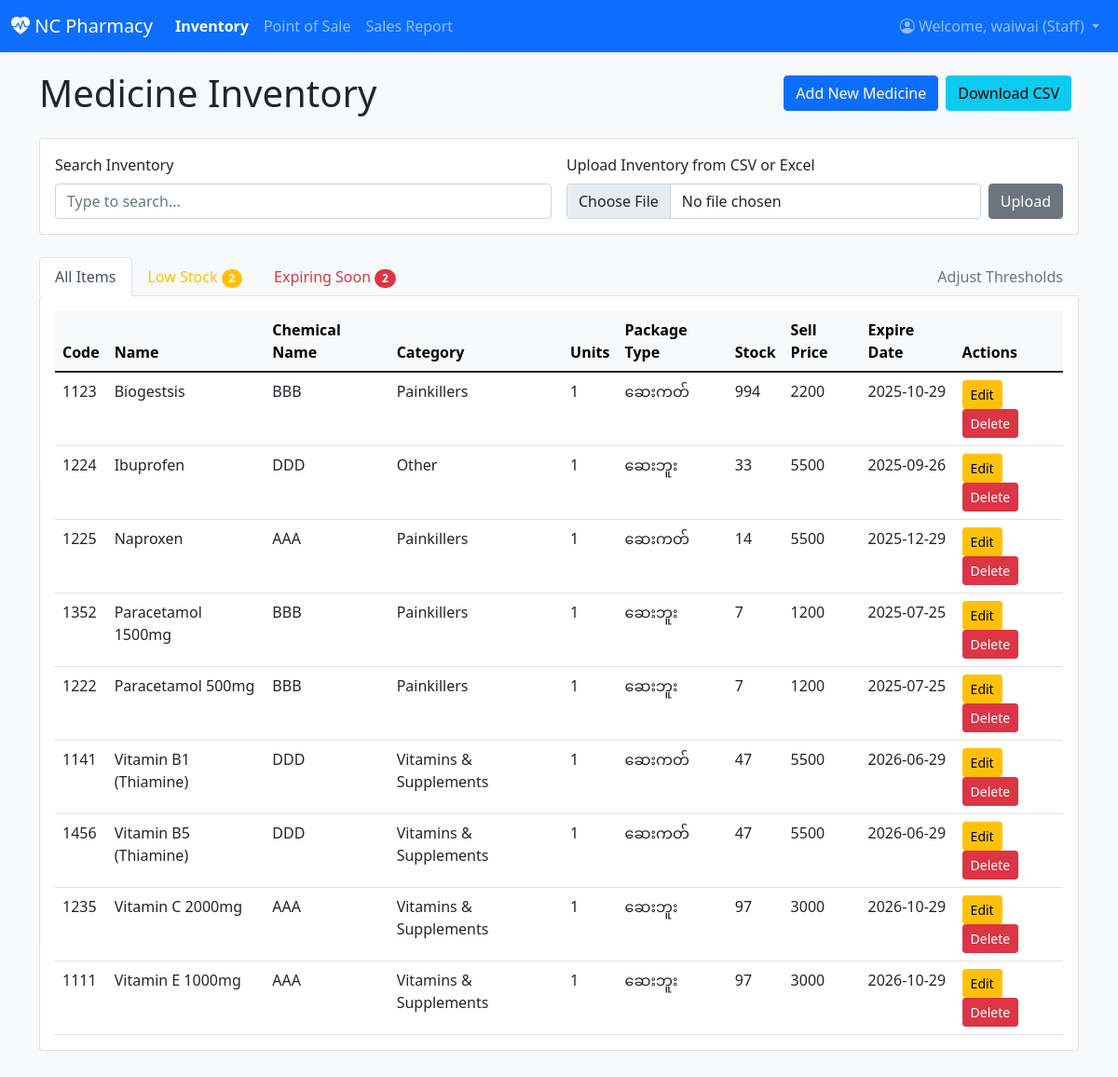
The app's page /inventory/ (signed in) with its own data.
### inventory/models.py (models this page shows, shortened)
class Profile(models.Model):
    user = models.OneToOneField(User, on_delete=models.CASCADE)
    ROLE_CHOICES = (
        ('admin', 'Admin'),
        ('staff', 'Staff'),
    )
    role = models.CharField(max_length=10, choices=ROLE_CHOICES, blank=True)
    permissions = models.ManyToManyField(Permission, blank=True)

class Medicine(models.Model):
    CATEGORY_CHOICES = [
        ('Tablet', 'Tablet'),
        ('Syrup', 'Syrup'),
        ('Injection', 'Injection'),
        ('Cream', 'Cream'),
        ('Instrument', 'Instrument'),
        ('Other', 'Other'),
    ]
    code = models.CharField(max_length=50, blank=True, verbose_name="Code")
    name = models.CharField(max_length=100, verbose_name="Name")
    brand_name = models.CharField(max_length=100, blank=True, verbose_name="Chemical Name")
    category = models.CharField(max_length=50, choices=CATEGORY_CHOICES, default='Other', verbose_name="Category")
    unit_per_package = models.PositiveIntegerField(default=1, verbose_name="Units/Pkg")
    package_type = models.CharField(max_length=50, blank=True, verbose_name="Package Type")
    quantity = models.PositiveIntegerField(default=0, verbose_name="Stock Quantity")
    purchase_price = models.IntegerField(default=0, verbose_name="Buy Price")
    selling_price = models.IntegerField(default=0, verbose_name="Sell Price")
    purchase_date = models.DateField(null=True, blank=True, verbose_name="Buy Date")
    expiry_date = models.DateField(verbose_name="Expire Date")
    added_date = models.DateTimeField(auto_now_add=True)
    description = models.TextField(blank=True)
    dosage_form = models.CharField(max_length=100, blank=True)
    supplier_name = models.CharField(max_length=100, blank=True)
    storage_info = models.TextField(blank=True)
    location = models.CharField(max_length=100, blank=True)
    is_active = models.BooleanField(default=True, verbose_name="Is Active")
    class Meta:
        ordering = ['name']

### inventory/views.py (the view)
# urls.py: path('inventory/', MedicineListView.as_view(), name='medicine_list'),
class MedicineListView(LoginRequiredMixin, ListView):
    model = Medicine
    template_name = 'inventory/medicine_list.html'
    context_object_name = 'medicines'
    login_url = '/login/'
    def get_queryset(self):
        return Medicine.objects.filter(is_active=True)
    def get_context_data(self, **kwargs):
        context = super().get_context_data(**kwargs)
        thresholds, _ = Threshold.objects.get_or_create(pk=1)
        medicines = self.get_queryset()
        expiry_alert_date = date.today() + timedelta(days=thresholds.expiry_threshold_days)
        for med in medicines:
            med.is_low_stock = med.quantity <= thresholds.low_stock_threshold
            med.is_expiring_soon = med.expiry_date <= expiry_alert_date
        context.update({
            'low_stock_medicines': [m for m in medicines if m.is_low_stock],
            'expiring_soon_medicines': [m for m in medicines if m.is_expiring_soon],
            'thresholds': thresholds,
            'upload_form': FileUploadForm(),
            'user_can_add': user_has_permission(self.request.user, 'add_medicine'),
            'user_can_edit': user_has_permission(self.request.user, 'change_medicine'),
            'user_can_delete': user_has_permission(self.request.user, 'delete_medicine'),
            'user_can_adjust_thresholds': user_has_permission(self.request.user, 'change_threshold'),
            'is_admin': is_admin(self.request.user)
        })
        return context

### inventory/forms.py
class FileUploadForm(forms.Form):
    file = forms.FileField(label="Select a CSV or Excel file", widget=forms.FileInput(attrs={'class': 'form-control'}))

### inventory/views.py (called while the page is built)
def is_admin(user):
    return user.is_authenticated and hasattr(user, 'profile') and user.profile.role == 'admin'

def user_has_permission(user, perm_codename):
    if not user.is_authenticated or not hasattr(user, 'profile'):
        return False
    if is_admin(user):
        return True
    return user.profile.permissions.filter(codename=perm_codename).exists()

### inventory/templates/inventory/medicine_list.html (shortened to what this page needs)
{% extends 'inventory/base.html' %}
{% block content %}
    <div class="d-flex justify-content-between align-items-center mb-3 flex-wrap">
        <h1 class="mb-2 me-3">Medicine Inventory</h1>
        <div class="d-flex align-items-center flex-wrap">
            <a href="{% url 'medicine_new' %}" class="btn btn-primary me-2 mb-2">Add New Medicine</a>
            <a href="{% url 'export_inventory_csv' %}" class="btn btn-info me-2 mb-2">Download CSV</a>
        </div>
    </div>
    <div class="card mb-4">
        <div class="card-body">
            <div class="row g-3">
                <div class="col-md-6">
                    <label for="inventorySearchInput" class="form-label">Search Inventory</label>
                    <div class="input-group">
                        <input type="text" class="form-control" id="inventorySearchInput" placeholder="Type to search...">
                    </div>
                </div>
                <div class="col-md-6">
                    <label class="form-label">Upload Inventory from CSV or Excel</label>
                    <form action="{% url 'upload_inventory_file' %}" method="post" enctype="multipart/form-data" class="d-flex">
                        {{ upload_form.file }}
                        <button type="submit" class="btn btn-secondary ms-2">Upload</button>
                    </form>
                </div>
            </div>
        </div>
    </div>
    <ul class="nav nav-tabs" id="inventoryTabs" role="tablist">
        <li class="nav-item" role="presentation">
            <button class="nav-link active" id="all-items-tab" data-bs-toggle="tab" data-bs-target="#all-items" type="button" role="tab" aria-controls="all-items" aria-selected="true">All Items</button>
        </li>
        <li class="nav-item" role="presentation">
            <button class="nav-link text-warning" id="low-stock-tab" data-bs-toggle="tab" data-bs-target="#low-stock" type="button" role="tab" aria-controls="low-stock" aria-selected="false">
                Low Stock
                {% if low_stock_medicines %}
                    <span class="badge bg-warning rounded-pill">{{ low_stock_medicines|length }}</span>
                {% endif %}
            </button>
        </li>
        <li class="nav-item" role="presentation">
            <button class="nav-link text-danger" id="expiring-soon-tab" data-bs-toggle="tab" data-bs-target="#expiring-soon" type="button" role="tab" aria-controls="expiring-soon" aria-selected="false">
                Expiring Soon
                {% if expiring_soon_medicines %}
                    <span class="badge bg-danger rounded-pill">{{ expiring_soon_medicines|length }}</span>
                {% endif %}
            </button>
        </li>
        <li class="nav-item ms-auto">
             <a href="{% url 'threshold_edit' thresholds.pk %}" class="nav-link text-secondary">Adjust Thresholds</a>
        </li>
    </ul>
    <div class="tab-content" id="inventoryTabsContent">
        <div class="tab-pane fade show active" id="all-items" role="tabpanel" aria-labelledby="all-items-tab">
            <div class="card card-body border-top-0">
                <div class="table-responsive d-none d-lg-block">
                    <table class="table table-hover mb-0">
                        <thead class="table-light">
                            <tr>
                                <th>Code</th>
                                <th>Name</th>
                                <th>Chemical Name</th>
                                <th>Category</th>
                                <th>Units</th>
                                <th>Package Type</th>
                                <th>Stock</th>
                                <th>Sell Price</th>
                                <th>Expire Date</th>
                                <th>Actions</th>
                            </tr>
                        </thead>
                        <tbody class="searchable-container">
                            {% for medicine in medicines %}
                            <tr class="searchable-row {% if medicine.is_low_stock %}table-warning{% endif %}{% if medicine.is_expiring_soon %} table-danger{% endif %}">
                                <td class="search-code">{{ medicine.code }}</td>
                                <td class="search-name">{{ medicine.name }}</td>
                                <td class="search-brand">{{ medicine.brand_name }}</td>
                                <td class="search-category">{{ medicine.get_category_display }}</td>
                                <td>{{ medicine.unit_per_package }}</td>
                                <td class="search-package">{{ medicine.package_type }}</td>
                                <td>{{ medicine.quantity }}</td>
                                <td>{{ medicine.selling_price|floatformat:0 }}</td>
                                <td>{{ medicine.expiry_date|date:"Y-m-d" }}</td>
                                <td>
                                    <a href="{% url 'medicine_edit' medicine.pk %}" class="btn btn-sm btn-warning">Edit</a>
                                    <a href="{% url 'medicine_delete' medicine.pk %}" class="btn btn-sm btn-danger">Delete</a>
                                </td>
                            </tr>
                            {% empty %}
                            <tr><td colspan="10" class="text-center">No medicines found.</td></tr>
                            {% endfor %}
                        </tbody>
                    </table>
                </div>
            </div>
        </div>
    </div>
{% endblock %}

### inventory/templates/inventory/base.html (shortened to what this page needs)
{% load static %}
<!DOCTYPE html>
<html lang="en">
<head>
    <link href="https://cdn.jsdelivr.net/npm/bootstrap@5.1.3/dist/css/bootstrap.min.css" rel="stylesheet">
    <link rel="stylesheet" href="https://cdn.jsdelivr.net/npm/bootstrap-icons@1.8.1/font/bootstrap-icons.css">
</head>
<body>
    <nav class="navbar navbar-expand-lg navbar-dark bg-primary shadow-sm">
        <div class="container-fluid">
            <a class="navbar-brand" href="{% if user.is_authenticated %}{% url 'dashboard' %}{% else %}{% url 'login' %}{% endif %}">
                <i class="bi bi-heart-pulse-fill"></i> NC Pharmacy
            </a>
            {% if user.is_authenticated %}
            <div class="collapse navbar-collapse" id="navbarNav">
                <ul class="navbar-nav me-auto mb-2 mb-lg-0">
                    <li class="nav-item"><a class="nav-link {% if request.resolver_match.url_name == 'medicine_list' %}active{% endif %}" href="{% url 'medicine_list' %}">Inventory</a></li>
                    <li class="nav-item"><a class="nav-link {% if request.resolver_match.url_name == 'pos' %}active{% endif %}" href="{% url 'pos' %}">Point of Sale</a></li>
                    <li class="nav-item"><a class="nav-link {% if request.resolver_match.url_name == 'sales_report' %}active{% endif %}" href="{% url 'sales_report' %}">Sales Report</a></li>
                </ul>
                <ul class="navbar-nav ms-auto">
                    <li class="nav-item dropdown">
                        <a class="nav-link dropdown-toggle" href="#" id="navbarDropdown" role="button" data-bs-toggle="dropdown" aria-expanded="false">
                           <i class="bi bi-person-circle"></i> Welcome, {{ user.username }} ({{ user.profile.get_role_display }})
                        </a>
                    </li>
                </ul>
            </div>
            {% endif %}
        </div>
    </nav>
    <div class="container content-wrapper">
        {% block content %}{% endblock %}
    </div>
</body>
</html>

### inventory/templates/inventory/base.html (style rules this page uses)
body { background-color: #f8f9fa; }
.content-wrapper { padding-top: 20px; padding-bottom: 40px; }
.navbar .nav-link.active { font-weight: bold; color: #fff; }

### records on screen
Medicine: code "1123", name "Biogestsis", brand_name "BBB", category "Painkillers", unit_per_package "1", package_type "ဆေးကတ်", quantity "994", selling_price "2200", expiry_date "2025-10-29"
Medicine: code "1224", name "Ibuprofen", brand_name "DDD", category "Other", unit_per_package "1", package_type "ဆေးဘူး", quantity "33", selling_price "5500", expiry_date "2025-09-26"
Medicine: code "1225", name "Naproxen", brand_name "AAA", category "Painkillers", unit_per_package "1", package_type "ဆေးကတ်", quantity "14", selling_price "5500", expiry_date "2025-12-29"
Medicine: code "1352", name "Paracetamol 1500mg", brand_name "BBB", category "Painkillers", unit_per_package "1", package_type "ဆေးဘူး", quantity "7", selling_price "1200", expiry_date "2025-07-25"
Medicine: code "1222", name "Paracetamol 500mg", brand_name "BBB", category "Painkillers", unit_per_package "1", package_type "ဆေးဘူး", quantity "7", selling_price "1200", expiry_date "2025-07-25"
Medicine: code "1141", name "Vitamin B1 (Thiamine)", brand_name "DDD", category "Vitamins & Supplements", unit_per_package "1", package_type "ဆေးကတ်", quantity "47", selling_price "5500", expiry_date "2026-06-29"
Medicine: code "1456", name "Vitamin B5 (Thiamine)", brand_name "DDD", category "Vitamins & Supplements", unit_per_package "1", package_type "ဆေးကတ်", quantity "47", selling_price "5500", expiry_date "2026-06-29"
Medicine: code "1235", name "Vitamin C 2000mg", brand_name "AAA", category "Vitamins & Supplements", unit_per_package "1", package_type "ဆေးဘူး", quantity "97", selling_price "3000", expiry_date "2026-10-29"
Medicine: code "1111", name "Vitamin E 1000mg", brand_name "AAA", category "Vitamins & Supplements", unit_per_package "1", package_type "ဆေးဘူး", quantity "97", selling_price "3000", expiry_date "2026-10-29"

### other values on screen
{{ user.username }} "waiwai"
{{ user.profile.get_role_display }} "Staff"
{{ low_stock_medicines|length }} "2"
{{ expiring_soon_medicines|length }} "2"
